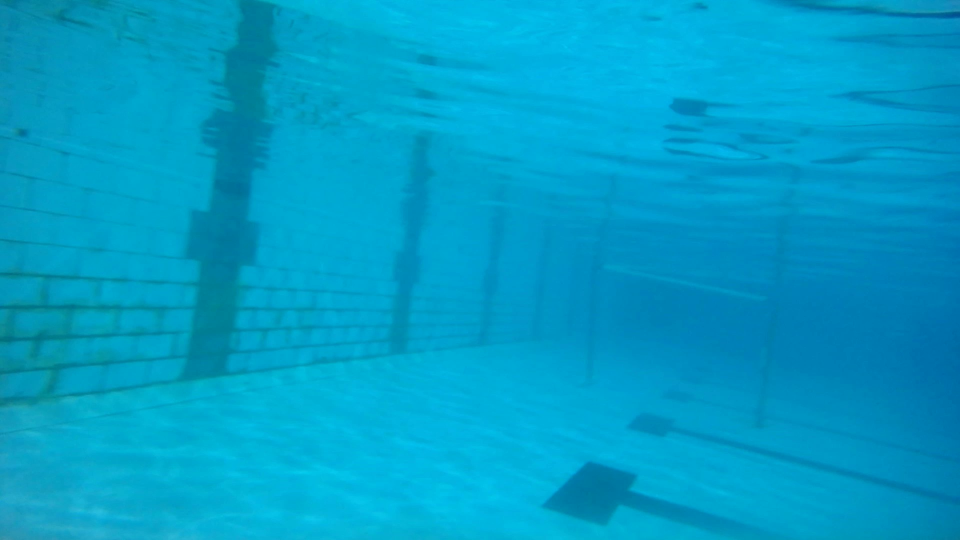
#> input picture testCases/WIN_20231017_23_15_57_Pro - frame at 0m0s.jpg, 1920 x 1080 px, given in place of Untitled video - Made with Clipchamp.mp4, which was not available (shown at 1/2 size)
$ python featureDetectionTrials.py   (older library calls are emulated)
#> lines starting #> are read from the running program, lines starting #| are printed output that depends on the picture; pictures that were not available may be replaced by others from this repository, and a replacement may not be noted
import cv2
import numpy as np

# Read the video file
#video_path = r"C:\Users\Mudit\Downloads\VScode\cv\Deepblu\Untitled video - Made with Clipchamp (3).mp4"#Very faint gate
#video_path = r"C:\Users\Mudit\Downloads\VScode\cv\Deepblu\Untitled video - Made with Clipchamp (2).mp4"#short video
#video_path = r"C:\Users\Mudit\Downloads\VScode\cv\Deepblu\Untitled video - Made with Clipchamp (1).mp4"# best test caase best performance
video_path = r"C:\Users\Mudit\Downloads\VScode\cv\Deepblu\Untitled video - Made with Clipchamp.mp4" #ideal
cap = cv2.VideoCapture(video_path)

def harris_corner_detection(image, k=0.04, threshold=0.01):
    # Convert the image to grayscale
    gray = cv2.cvtColor(image, cv2.COLOR_BGR2GRAY)

    # Compute the Harris corner response
    harris_response = cv2.cornerHarris(gray, blockSize=2, ksize=3, k=k)

    # Normalize the Harris corner response
    normalized_response = cv2.normalize(harris_response, None, 0, 255, cv2.NORM_MINMAX)

    # Threshold the response to identify corners
    corners = np.zeros_like(gray)
    corners[normalized_response > threshold * normalized_response.max()] = 255

    # Draw circles around the detected corners
    result = image.copy()
    result[corners > 0] = [0, 0, 255]  # Set the color of corners to red

    return result

def sharpen_lines_near_center(edge_map, center_threshold=0.5, sharpening_factor=2.0):
    # Find the center of the image
    center_x, center_y = edge_map.shape[1] // 2, edge_map.shape[0] // 2

    # Create a mask to identify regions near the center
    mask = np.zeros_like(edge_map)
    mask[int(center_y - center_y * center_threshold):int(center_y + center_y * center_threshold),
         int(center_x - center_x * center_threshold):int(center_x + center_x * center_threshold)] = 1

    # Apply a sharpening kernel to the regions near the center
    sharpening_kernel = np.array([[-1, -1, -1],
                                  [-1,  9, -1],
                                  [-1, -1, -1]])
    sharpened_lines = cv2.filter2D(edge_map, -1, sharpening_factor * sharpening_kernel)

    # Combine the sharpened lines with the original edge map using the mask
    result = edge_map.copy()
    result[mask > 0] = sharpened_lines[mask > 0]

    return result

def blur_congested_lines(canny_edge_map, blur_kernel_size=5):
    # Apply Gaussian blur to the Canny edge map
    blurred_edges = cv2.GaussianBlur(canny_edge_map, (blur_kernel_size, blur_kernel_size), 0)
    return blurred_edges
def vert_edge(image, threshold=100):
    # Convert the image to grayscale
    gray = image

    # Apply Sobel operator in the x and y directions
    # sobel_x = cv2.Sobel(gray, cv2.CV_64F, 1, 0, ksize=3)
    sobel_y = cv2.Sobel(gray, cv2.CV_64F, 0, 1, ksize=3)

    # Compute the magnitude of the gradient
    # magnitude = np.sqrt(sobel_x**2 + sobel_y**2)

    # Normalize the magnitude to 8-bit for display
    magnitude_normalized = np.uint8(255 * sobel_y / np.max(sobel_y))

    # Apply a threshold to obtain binary edges
    edges = np.zeros_like(magnitude_normalized)
    edges[magnitude_normalized > threshold] = 255

    return edges.astype(image.dtype)


while cap.isOpened():
    ret, frame = cap.read()
#> frame is the input picture: shape (1080, 1920, 3); mean B, G, R 199.4, 157.6, 1.1

    if not ret:
        break

    frame = cv2.resize(frame, (640, 480))
#> frame: shape (480, 640, 3)
    blue = frame[:, :, 2]
    green = frame[:, :, 1]
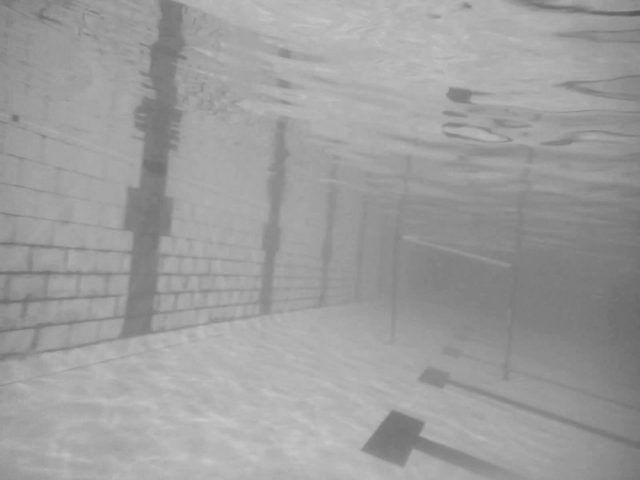
#> green: shape (480, 640); min 80, max 202, mean 157.6
    red = frame[:, :, 0]
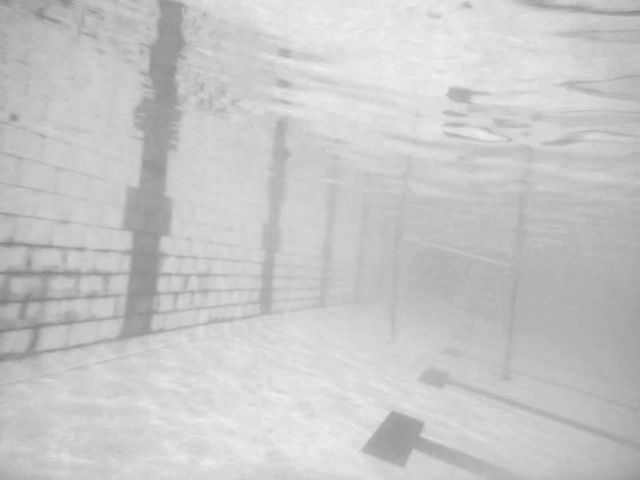
#> red: shape (480, 640); min 124, max 241, mean 199.4
    #combine images with different weights
    combined = cv2.addWeighted( blue, 0.1, green, 0.6, 0)
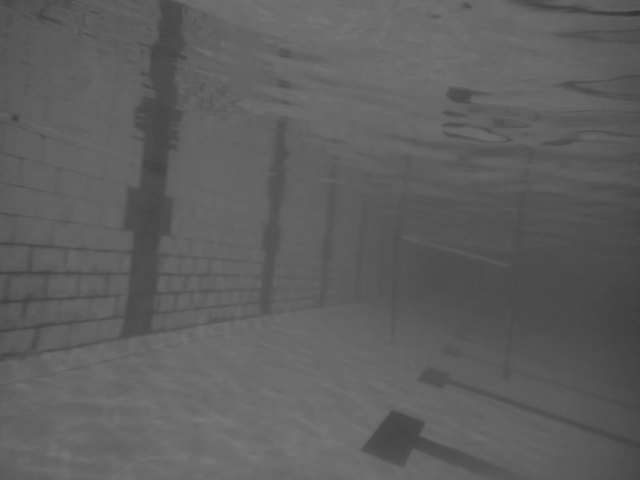
#> combined: shape (480, 640); min 48, max 122, mean 94.7
    combined = cv2.addWeighted( combined, 0.7, red, 0.3, 0)
    #display the combined image
    # cv2.imshow('combined', combined)

    NOT_BLUE = cv2.bitwise_not(blue)
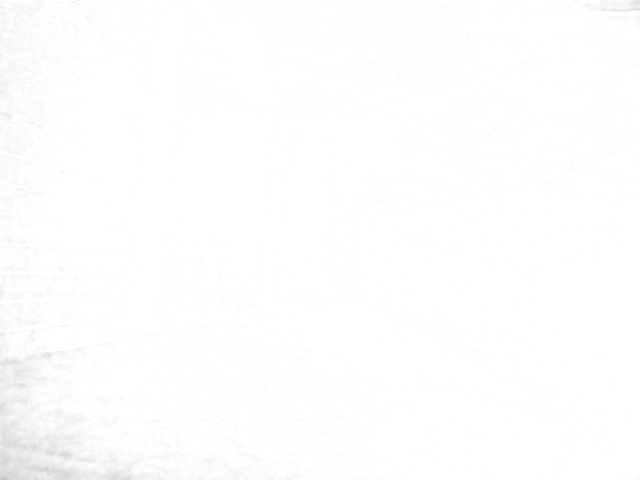
#> NOT_BLUE: shape (480, 640); min 195, max 255, mean 253.9
    # cv2.imshow('NOT_BLUE', NOT_BLUE)
    kernel = np.array([[-1,-1,-1,-1,-1],[-1,1,2,1,-1],[-1,2,4,2,-1],[-1,1,2,1,-1],[-1,-1,-1,-1,-1]])
    sharpened = cv2.filter2D(combined, -1, kernel)
    # cv2.imshow('sharpened', sharpened)
    DILATED = cv2.dilate(sharpened, kernel, iterations=1)
    # cv2.imshow('DILATED', DILATED)
    ERODED = cv2.erode(DILATED, kernel, iterations=2)
    # cv2.imshow('ERODED', ERODED)
    #display the original image
    cv2.imshow('original', frame)
    # cent_sharp = sharpen_lines_near_center(sharpened)
    # cv2.imshow('sharped', cent_sharp)
    # corners  = harris_corner_detection(sharpened)
    cannied = cv2.Canny(sharpened,70, 110)
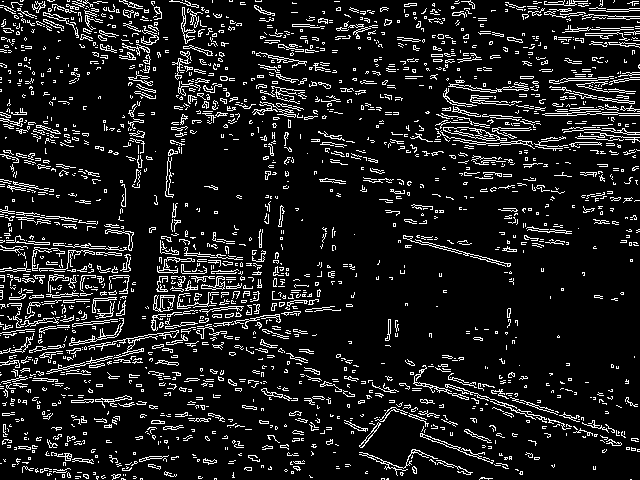
#> cannied: shape (480, 640); 11% white in thin lines or dots
    # cv2.imshow('cannied', cannied)
    # cv2.imshow(corners)
    cong_blurred = blur_congested_lines(cannied)
    # cv2.imshow('congblur', cong_blurred)

    vert_lines = vert_edge(cannied)
#> in vert_edge, `sobel_y = cv2.Sobel(gray, cv2.CV_64F, 0, 1, ksize=3)`:
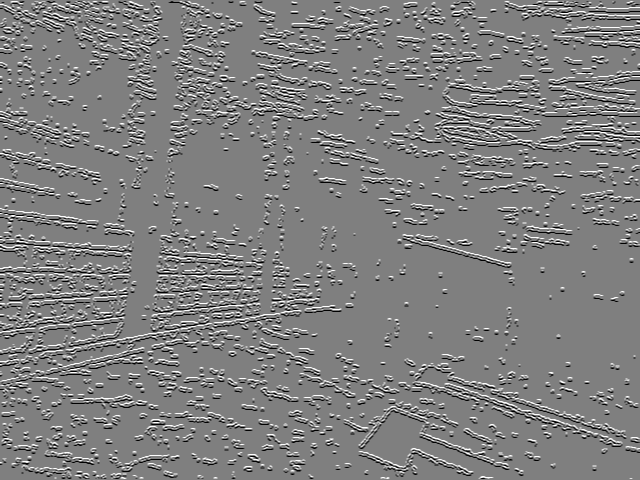
#> sobel_y: shape (480, 640) float64; min -1020, max 1020, mean -0.3; drawn with min black and max white
#> vert_lines: shape (480, 640); 14.2% white in thin lines or dots
    cv2.imshow('verts', vert_lines)

    vert_lines150 = vert_edge(cannied, threshold=150)
#> vert_lines150: shape (480, 640); 9.9% white in thin lines or dots
    cv2.imshow('verts150', vert_lines150)

    vert_lines190 = vert_edge(cannied, threshold=250)
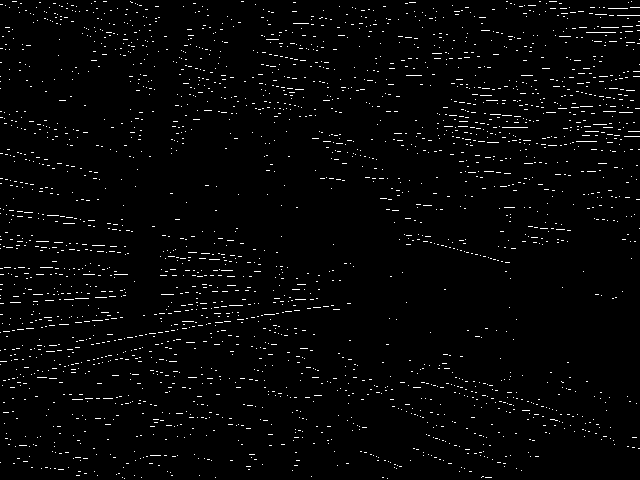
#> vert_lines190: shape (480, 640); 2.2% white in thin lines or dots
    cv2.imshow('verts190', vert_lines190)

    if cv2.waitKey(1) & 0xFF == ord('q'):
#> (key q is pressed here)
        break

cap.release()
cv2.destroyAllWindows()

$ run again, on testCases/WIN_20231017_23_15_57_Pro - frame at 0m17s.jpg
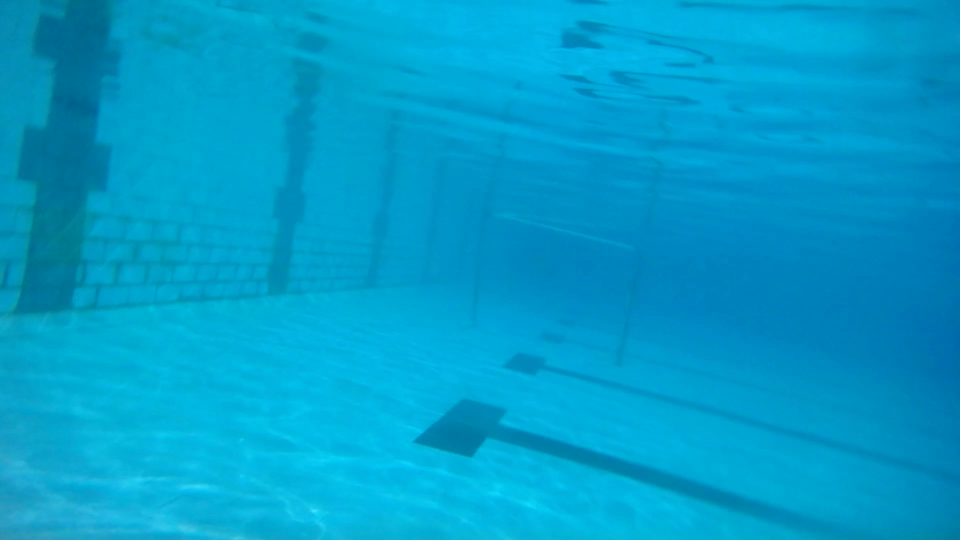
#> input picture testCases/WIN_20231017_23_15_57_Pro - frame at 0m17s.jpg, 1920 x 1080 px, given in place of Untitled video - Made with Clipchamp.mp4, which was not available (shown at 1/2 size)
#> frame is the input picture: shape (1080, 1920, 3); mean B, G, R 202.5, 157.2, 1.5
#> frame: shape (480, 640, 3)
#> `cannied = cv2.Canny(sharpened,70, 110)`:
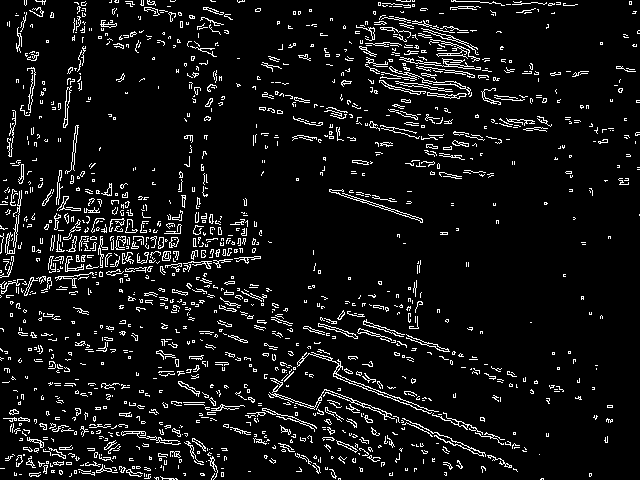
#> cannied: shape (480, 640); 7.4% white in thin lines or dots
#> vert_lines: shape (480, 640); 10.3% white in thin lines or dots
#> vert_lines150: shape (480, 640); 7% white in thin lines or dots
#> `vert_lines190 = vert_edge(cannied, threshold=250)`:
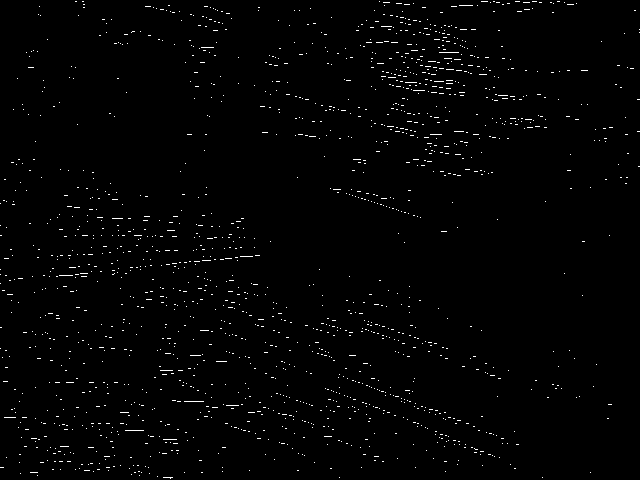
#> vert_lines190: shape (480, 640); 1.2% white in thin lines or dots

$ run again, on testCases/WIN_20231017_23_15_57_Pro - frame at 0m33s.jpg
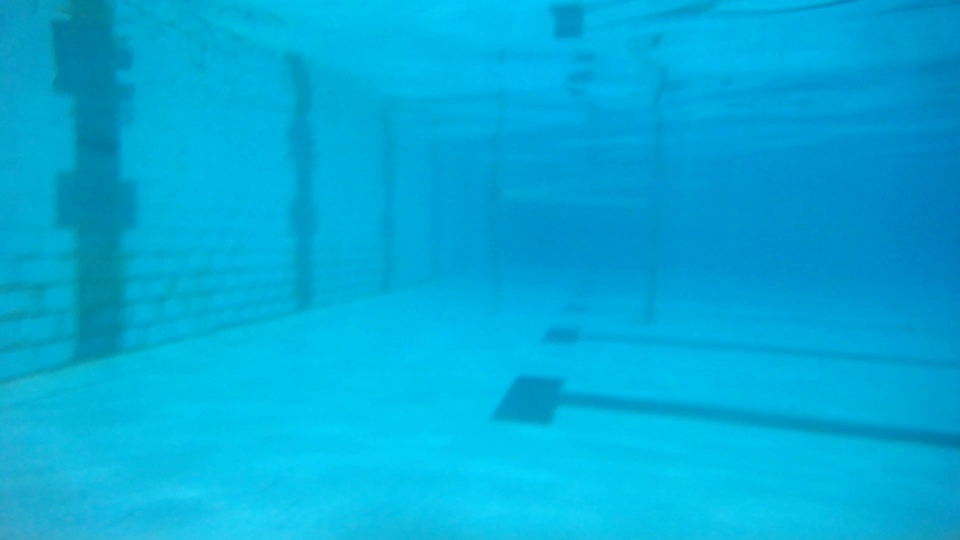
#> input picture testCases/WIN_20231017_23_15_57_Pro - frame at 0m33s.jpg, 1920 x 1080 px, given in place of Untitled video - Made with Clipchamp.mp4, which was not available (shown at 1/2 size)
#> frame is the input picture: shape (1080, 1920, 3); mean B, G, R 216.9, 171.8, 2.5
#> frame: shape (480, 640, 3)
#> `cannied = cv2.Canny(sharpened,70, 110)`:
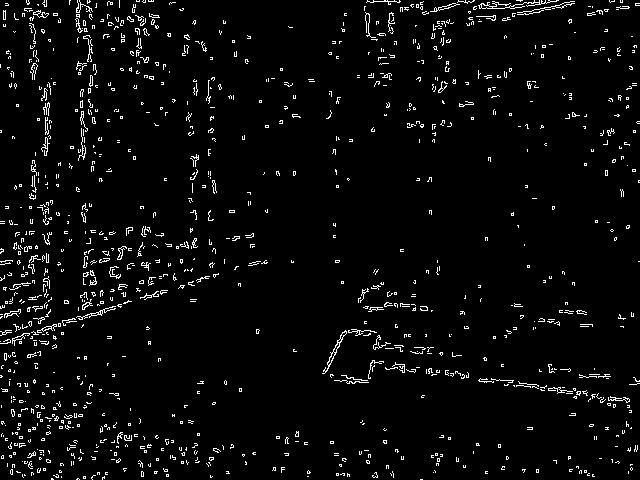
#> cannied: shape (480, 640); 3.8% white in thin lines or dots
#> vert_lines: shape (480, 640); 5.8% white in thin lines or dots
#> vert_lines150: shape (480, 640); 3.6% white in thin lines or dots
#> `vert_lines190 = vert_edge(cannied, threshold=250)`:
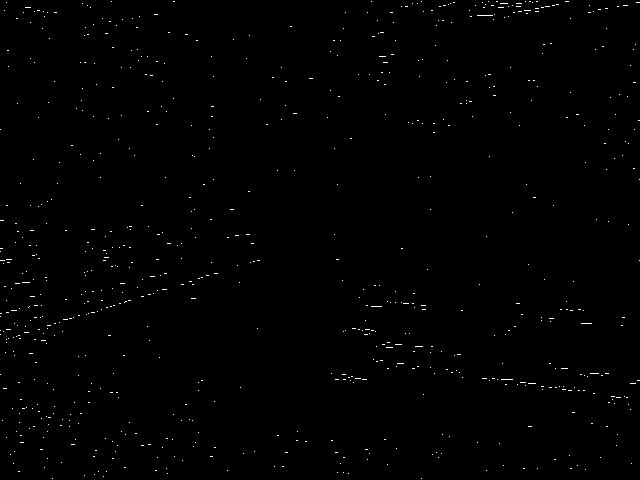
#> vert_lines190: shape (480, 640); 0.46% white in thin lines or dots

$ run again, on testCases/WIN_20231017_23_15_57_Pro - frame at 0m53s.jpg
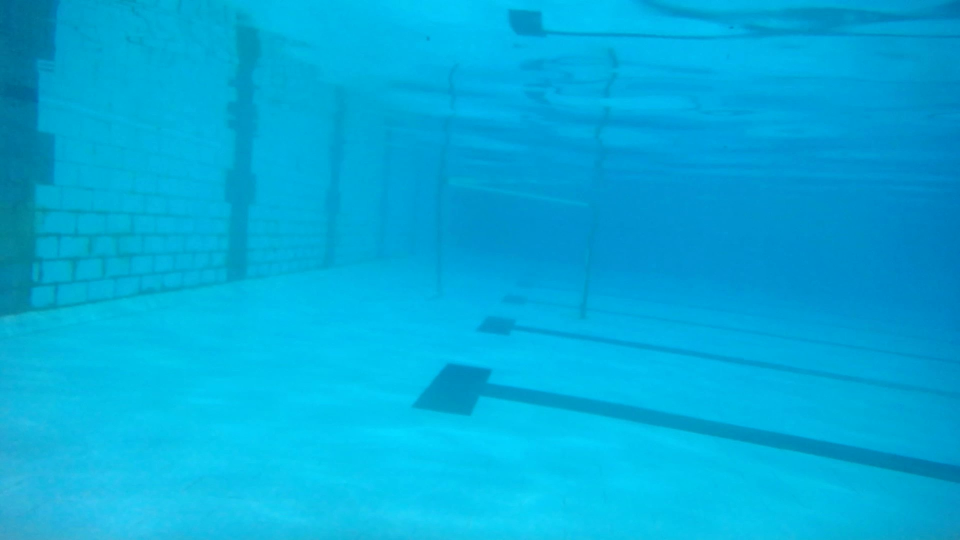
#> input picture testCases/WIN_20231017_23_15_57_Pro - frame at 0m53s.jpg, 1920 x 1080 px, given in place of Untitled video - Made with Clipchamp.mp4, which was not available (shown at 1/2 size)
#> frame is the input picture: shape (1080, 1920, 3); mean B, G, R 219.1, 172.3, 2.8
#> frame: shape (480, 640, 3)
#> cannied: shape (480, 640); 7.5% white in thin lines or dots
#> vert_lines: shape (480, 640); 9.9% white in thin lines or dots
#> vert_lines150: shape (480, 640); 6.7% white in thin lines or dots
#> `vert_lines190 = vert_edge(cannied, threshold=250)`:
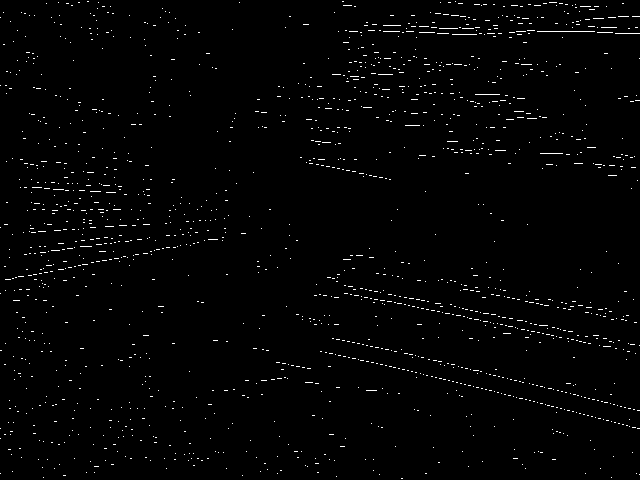
#> vert_lines190: shape (480, 640); 1.4% white in thin lines or dots
